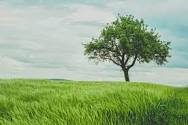
//> input picture Images/background.jpeg, 188 x 125 px
$ ./backgroundremover   (built with g++ and OpenCV 4)
//> lines starting //> are read from the running program, lines starting //| are printed output that depends on the picture; after the words box and inside, x2 and y2 are one past the last pixel; in counts of white or black regions, pixels touching at a corner belong together
#include <opencv2/opencv.hpp>

int main() {
    cv::Mat inputImage = cv::imread("C:\\Users\\sakth\\OneDrive\\Desktop\\Projects\\opencv-cpp\\Images\\background.jpeg");
//> inputImage is the input picture: 125 rows x 188 cols, CV_8UC3; mean B, G, R 132.5, 172.7, 149.4

    if (inputImage.empty()) {
        std::cerr << "Error: Unable to read the input image." << std::endl;
        return -1;
    }
    cv::Mat grayscaleImage;
    cv::cvtColor(inputImage, grayscaleImage, cv::COLOR_BGR2GRAY);
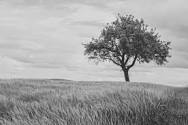
//> grayscaleImage: 125 rows x 188 cols, CV_8UC1; min 16, max 240, mean 161.1

    // Apply binary thresholding to create a mask
    cv::Mat mask;
    cv::threshold(grayscaleImage, mask, 128, 255, cv::THRESH_BINARY);
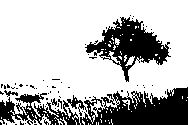
//> mask: 125 rows x 188 cols, CV_8UC1; 72.8% white; 64 black regions (60 under 20 px), largest, box (x1, y1, x2, y2) and area: (0, 87, 188, 125) 3959, (85, 17, 171, 82) 2174, (4, 90, 18, 97) 41, (51, 98, 57, 106) 25

    // Create an inverted mask
    cv::Mat invertedMask;
    cv::bitwise_not(mask, invertedMask);

    // Extract the foreground using the mask
    cv::Mat foreground;
    inputImage.copyTo(foreground, mask);
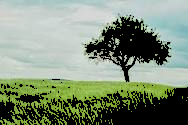
//> foreground: 125 rows x 188 cols, CV_8UC3; mean B, G, R 121, 142.5, 127.5

    // Create a white background image
    cv::Mat background(inputImage.size(), inputImage.type(), cv::Scalar(255, 255, 255));

    // Extract the background using the inverted mask
    cv::Mat extractedBackground;
    background.copyTo(extractedBackground, invertedMask);

    // Combine the foreground and background
    cv::Mat resultImage = foreground + extractedBackground;
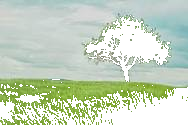
//> resultImage: 125 rows x 188 cols, CV_8UC3; mean B, G, R 190.3, 211.8, 196.9

    cv::imshow("Original Image", inputImage);
    cv::imshow("Foreground", foreground);
    cv::imshow("Background Removed", resultImage);
    cv::waitKey(0);

    return 0;
}
